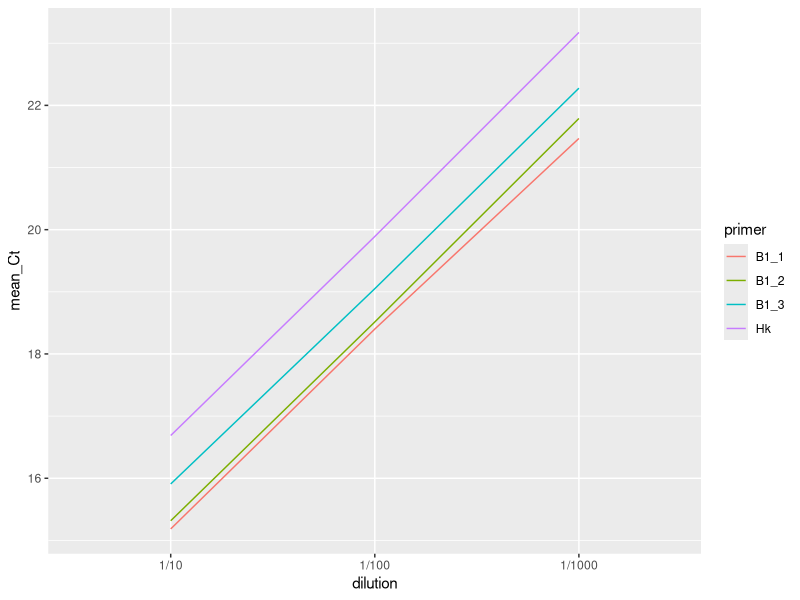

Reproduce this figure in R.
## ---- chunk 1
set.seed(10)
nDil <- 3 #No. of dilution
geneB1_1 <- rbind(rnorm(nDil, 15.2, .03),
                rnorm(nDil, 18.4, .03),
                rnorm(nDil, 21.5, .03))
geneB1_2 <- rbind(rnorm(nDil, 15.3, .03),
                rnorm(nDil, 18.5, .03),
                rnorm(nDil, 21.8, .03))
geneB1_3 <- rbind(rnorm(nDil, 15.9, .03),
                rnorm(nDil, 19.1, .03),
                rnorm(nDil, 22.3, .03))
geneHk <- rbind(rnorm(nDil, 16.7, .03),
                rnorm(nDil, 19.9, .03),
                rnorm(nDil, 23.2, .03))
geneB1 <- data.frame(rbind(geneB1_1, geneB1_2, geneB1_3, geneHk))

colnames(geneB1) <- c(paste0("run", seq(1:3)))
geneB1$mean_Ct <- apply(geneB1, 1, mean)
geneB1$dilution <- rep(c("1/10", "1/100", "1/1000"), times= 4)
geneB1$primer <- c(rep("B1_1", times = 3), rep("B1_2", times = 3), rep("B1_3", times = 3), rep("Hk", times = 3))
## ---- chunk 2
library(tidyverse)
library(dplyr)
geneB1 %>% ggplot(aes(x=dilution, y = mean_Ct, group=primer, color=primer)) + 
  geom_line()
## ---- chunk 3
geneB1 <- geneB1 %>% group_by(primer) %>% 
  mutate(slope = round(lm(mean_Ct ~ dilution)$coefficients[2], 3))
## ---- chunk 4
geneB1$efficiency <- round((10^(1/geneB1$slope) - 1)*100, 2)
efficiencies <- unique(geneB1$efficiency)
